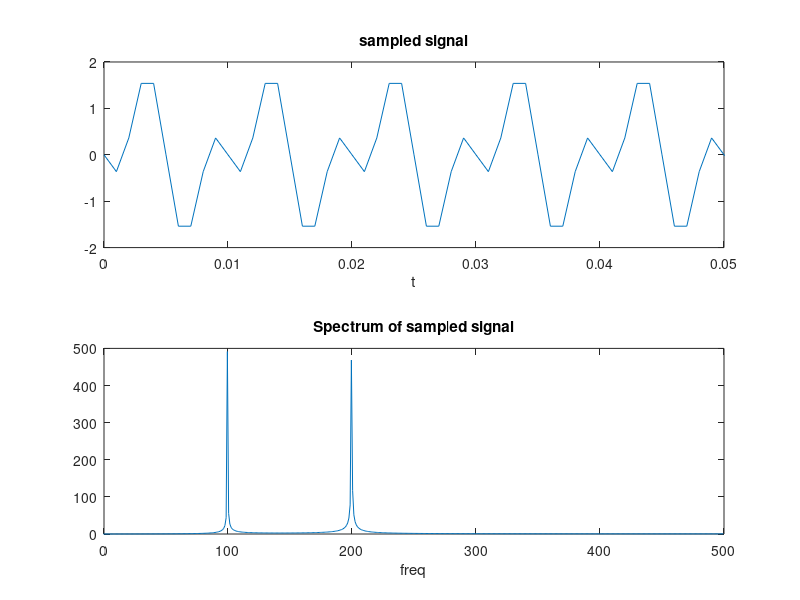
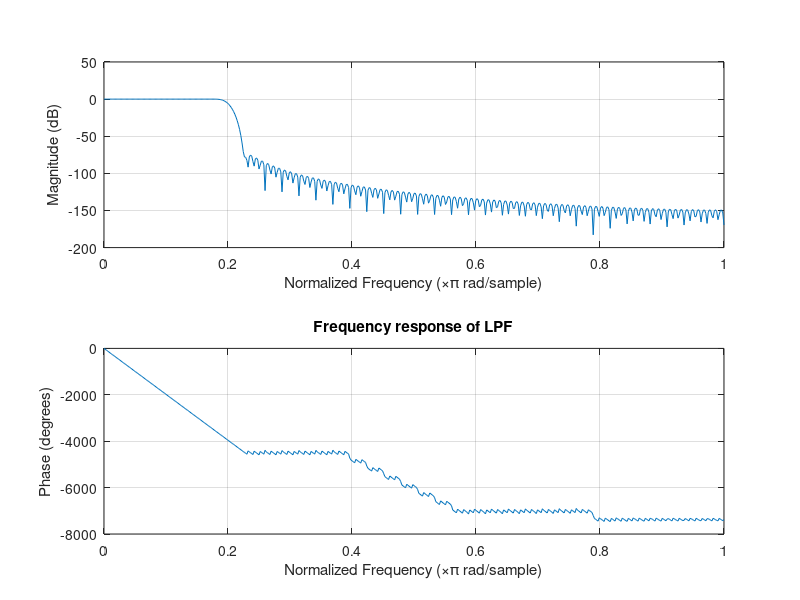
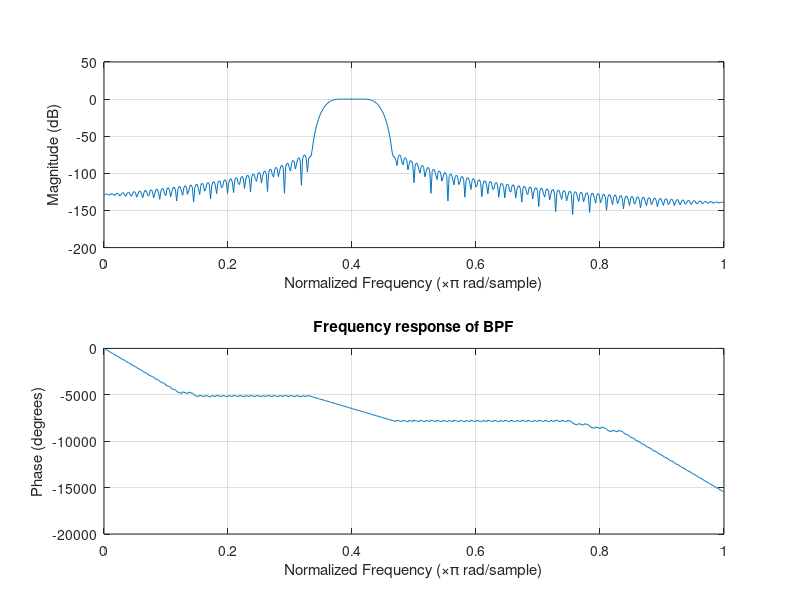
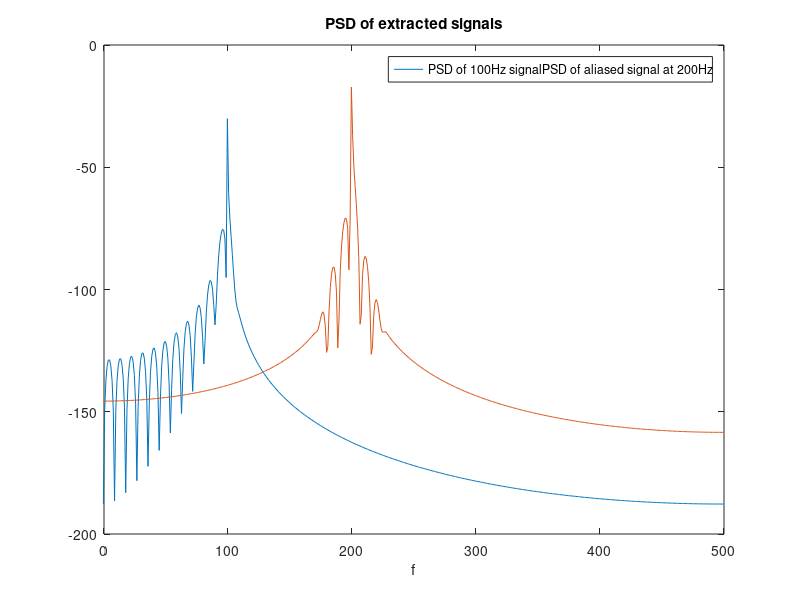

Reproduce these figures in MATLAB, in order.
clc; clearvars; close all;

fs = 1000;
t = 0:1/fs:1;

x = sin(2 * pi * 100 * t) + sin(2 * pi * 800 * t);

x_spec = abs(fftshift(fft(x)));
N = length(x);
f = (-N/2:N/2-1);
%%% plot signals
subplot(2, 1, 1);
plot(t, x); xlabel("t");
xlim([0, 5/100]);
title("sampled signal");

subplot(2, 1, 2);
plot(f, x_spec);
xlim([0, fs/2]);
xlabel("freq");
title("Spectrum of sampled signal");

%%% design filters

% LPF for signal at f = 100Hz
fcl = 100 / (fs / 2);

TW = 0.05 * pi;
M = ceil(11 * pi / TW);
n = 0:M-1;
m = n - ceil((M-1)/2);
w = blackman(M);
hd = fcl * sinc(fcl * m);
hl = hd .* w';
figure;
freqz(hl);
title("Frequency response of LPF");

% filtered output
y100 = filter(hl, 1, x);
    
% a narrow BPF for aliased signal at f_alias = 200Hz
% with passband bandwidth of 40Hz (to get maximum attenuation for other
% signals)
fch = 220 / (fs / 2);
fcl = 180 / (fs / 2);

hd2 = fch * sinc(fch * m) - fcl * sinc(fcl * m);
hb = hd2 .* w';
figure;
freqz(hb);
title("Frequency response of BPF");

% filtered output
y900 = filter(hb, 1, x);

% plot psd of both signal
psd_y100 = (abs(fftshift(fft(y100))) / N) .^ 2; 
psd_y900 = (abs(fftshift(fft(y900))) / N) .^ 2;
f = (-N/2:N/2-1);
figure;

plot(f, 10 * log(psd_y100));
hold on;
plot(f, 10 * log(psd_y900));
xlim([0, fs/2]);
title("PSD of extracted signals");
legend(["PSD of 100Hz signal", "PSD of aliased signal at 200Hz"]);
xlabel("f");